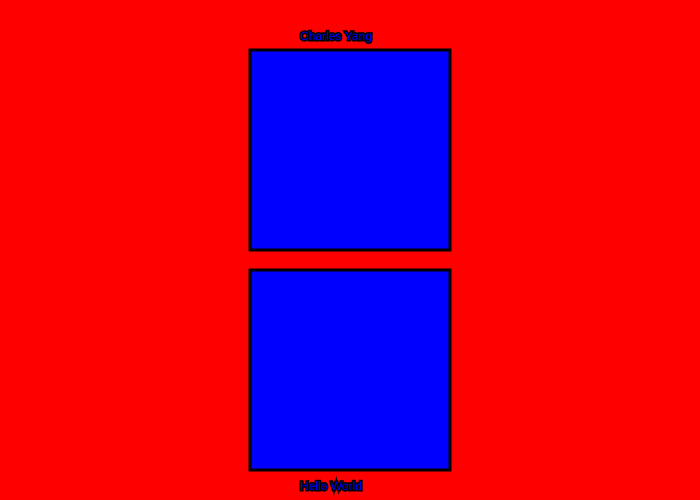
Frame 1 (no input)
Frame 60 (no input): identical to frame 1, image omitted
Frame 120 (the mouse pressed at the canvas centre since frame 60): identical to frame 1, image omitted

The p5.js sketch that drew this single still picture (run headless with seeded random() and noise() and a simulated clock; from frame 60 on, the mouse is pressed at the canvas centre):

// p5.js sketch
// ── sketch.js
function setup()
{
  createCanvas(700,500);

}

function draw()
{
	background(255,0,0)

	fill(0,0,255);
	stroke(0,0,0);
	strokeWeight(3);

	text("Hello World",300,490);

	rect(250,270,200,200);

	text("Charles Yang",300,40);

	rect(250,50,200,200);

	fill(51,255,51);

	text("",300,10);

}
